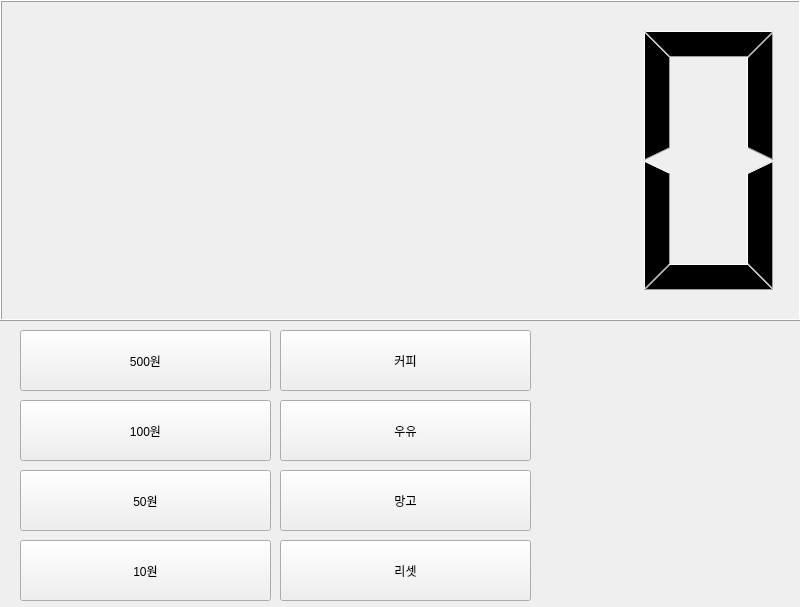
<?xml version="1.0" encoding="UTF-8"?>
<ui version="4.0">
 <class>Widget</class>
 <widget class="QWidget" name="Widget">
  <property name="geometry">
   <rect>
    <x>0</x>
    <y>0</y>
    <width>800</width>
    <height>607</height>
   </rect>
  </property>
  <property name="windowTitle">
   <string>Widget</string>
  </property>
  <widget class="QLCDNumber" name="lcdNumber">
   <property name="geometry">
    <rect>
     <x>0</x>
     <y>0</y>
     <width>801</width>
     <height>321</height>
    </rect>
   </property>
  </widget>
  <widget class="QPushButton" name="pb500">
   <property name="geometry">
    <rect>
     <x>20</x>
     <y>330</y>
     <width>251</width>
     <height>61</height>
    </rect>
   </property>
   <property name="text">
    <string>500원</string>
   </property>
  </widget>
  <widget class="QPushButton" name="pb100">
   <property name="geometry">
    <rect>
     <x>20</x>
     <y>400</y>
     <width>251</width>
     <height>61</height>
    </rect>
   </property>
   <property name="text">
    <string>100원</string>
   </property>
  </widget>
  <widget class="QPushButton" name="pb50">
   <property name="geometry">
    <rect>
     <x>20</x>
     <y>470</y>
     <width>251</width>
     <height>61</height>
    </rect>
   </property>
   <property name="text">
    <string>50원</string>
   </property>
  </widget>
  <widget class="QPushButton" name="pb10">
   <property name="geometry">
    <rect>
     <x>20</x>
     <y>540</y>
     <width>251</width>
     <height>61</height>
    </rect>
   </property>
   <property name="text">
    <string>10원</string>
   </property>
  </widget>
  <widget class="QPushButton" name="pbCoffee">
   <property name="geometry">
    <rect>
     <x>280</x>
     <y>330</y>
     <width>251</width>
     <height>61</height>
    </rect>
   </property>
   <property name="text">
    <string>커피</string>
   </property>
  </widget>
  <widget class="QPushButton" name="pbMilk">
   <property name="geometry">
    <rect>
     <x>280</x>
     <y>400</y>
     <width>251</width>
     <height>61</height>
    </rect>
   </property>
   <property name="text">
    <string>우유</string>
   </property>
  </widget>
  <widget class="QPushButton" name="pbMango">
   <property name="geometry">
    <rect>
     <x>280</x>
     <y>470</y>
     <width>251</width>
     <height>61</height>
    </rect>
   </property>
   <property name="text">
    <string>망고</string>
   </property>
  </widget>
  <widget class="QPushButton" name="reset">
   <property name="geometry">
    <rect>
     <x>280</x>
     <y>540</y>
     <width>251</width>
     <height>61</height>
    </rect>
   </property>
   <property name="text">
    <string>리셋</string>
   </property>
  </widget>
 </widget>
 <resources/>
 <connections/>
</ui>
